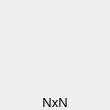
<?xml version="1.0" encoding="UTF-8"?>
<ui version="4.0">
 <class>IconButton</class>
 <widget class="QWidget" name="IconButton">
  <property name="geometry">
   <rect>
    <x>0</x>
    <y>0</y>
    <width>110</width>
    <height>110</height>
   </rect>
  </property>
  <property name="minimumSize">
   <size>
    <width>110</width>
    <height>110</height>
   </size>
  </property>
  <property name="windowTitle">
   <string>Form</string>
  </property>
  <layout class="QGridLayout" name="gridLayout">
   <property name="leftMargin">
    <number>0</number>
   </property>
   <property name="topMargin">
    <number>0</number>
   </property>
   <property name="rightMargin">
    <number>0</number>
   </property>
   <property name="bottomMargin">
    <number>0</number>
   </property>
   <property name="spacing">
    <number>0</number>
   </property>
   <item row="0" column="0">
    <widget class="QFrame" name="frame">
     <property name="frameShape">
      <enum>QFrame::Box</enum>
     </property>
     <property name="frameShadow">
      <enum>QFrame::Plain</enum>
     </property>
     <property name="lineWidth">
      <number>0</number>
     </property>
     <property name="midLineWidth">
      <number>0</number>
     </property>
     <layout class="QGridLayout" name="gridLayout_2">
      <property name="leftMargin">
       <number>0</number>
      </property>
      <property name="topMargin">
       <number>0</number>
      </property>
      <property name="rightMargin">
       <number>0</number>
      </property>
      <property name="bottomMargin">
       <number>0</number>
      </property>
      <property name="spacing">
       <number>0</number>
      </property>
      <item row="0" column="1">
       <spacer name="verticalSpacer">
        <property name="orientation">
         <enum>Qt::Vertical</enum>
        </property>
        <property name="sizeHint" stdset="0">
         <size>
          <width>3</width>
          <height>3</height>
         </size>
        </property>
       </spacer>
      </item>
      <item row="1" column="0">
       <spacer name="horizontalSpacer">
        <property name="orientation">
         <enum>Qt::Horizontal</enum>
        </property>
        <property name="sizeHint" stdset="0">
         <size>
          <width>3</width>
          <height>3</height>
         </size>
        </property>
       </spacer>
      </item>
      <item row="1" column="1">
       <widget class="QWidget" name="w_icon" native="true">
        <layout class="QVBoxLayout" name="verticalLayout">
         <property name="spacing">
          <number>0</number>
         </property>
         <property name="leftMargin">
          <number>0</number>
         </property>
         <property name="topMargin">
          <number>0</number>
         </property>
         <property name="rightMargin">
          <number>0</number>
         </property>
         <property name="bottomMargin">
          <number>0</number>
         </property>
         <item>
          <widget class="QWidget" name="widget_2" native="true">
           <layout class="QHBoxLayout" name="horizontalLayout">
            <property name="spacing">
             <number>0</number>
            </property>
            <property name="leftMargin">
             <number>0</number>
            </property>
            <property name="topMargin">
             <number>0</number>
            </property>
            <property name="rightMargin">
             <number>0</number>
            </property>
            <property name="bottomMargin">
             <number>0</number>
            </property>
            <item>
             <spacer name="horizontalSpacer_3">
              <property name="orientation">
               <enum>Qt::Horizontal</enum>
              </property>
              <property name="sizeHint" stdset="0">
               <size>
                <width>5</width>
                <height>20</height>
               </size>
              </property>
             </spacer>
            </item>
            <item>
             <widget class="QLabel" name="l_icon">
              <property name="maximumSize">
               <size>
                <width>80</width>
                <height>80</height>
               </size>
              </property>
              <property name="text">
               <string/>
              </property>
             </widget>
            </item>
            <item>
             <spacer name="horizontalSpacer_4">
              <property name="orientation">
               <enum>Qt::Horizontal</enum>
              </property>
              <property name="sizeHint" stdset="0">
               <size>
                <width>5</width>
                <height>20</height>
               </size>
              </property>
             </spacer>
            </item>
           </layout>
          </widget>
         </item>
         <item>
          <widget class="QLabel" name="l_size">
           <property name="font">
            <font>
             <pointsize>10</pointsize>
             <bold>false</bold>
            </font>
           </property>
           <property name="text">
            <string>NxN</string>
           </property>
           <property name="alignment">
            <set>Qt::AlignCenter</set>
           </property>
          </widget>
         </item>
        </layout>
       </widget>
      </item>
      <item row="1" column="2">
       <spacer name="horizontalSpacer_2">
        <property name="orientation">
         <enum>Qt::Horizontal</enum>
        </property>
        <property name="sizeHint" stdset="0">
         <size>
          <width>3</width>
          <height>3</height>
         </size>
        </property>
       </spacer>
      </item>
     </layout>
    </widget>
   </item>
  </layout>
 </widget>
 <resources/>
 <connections/>
</ui>
